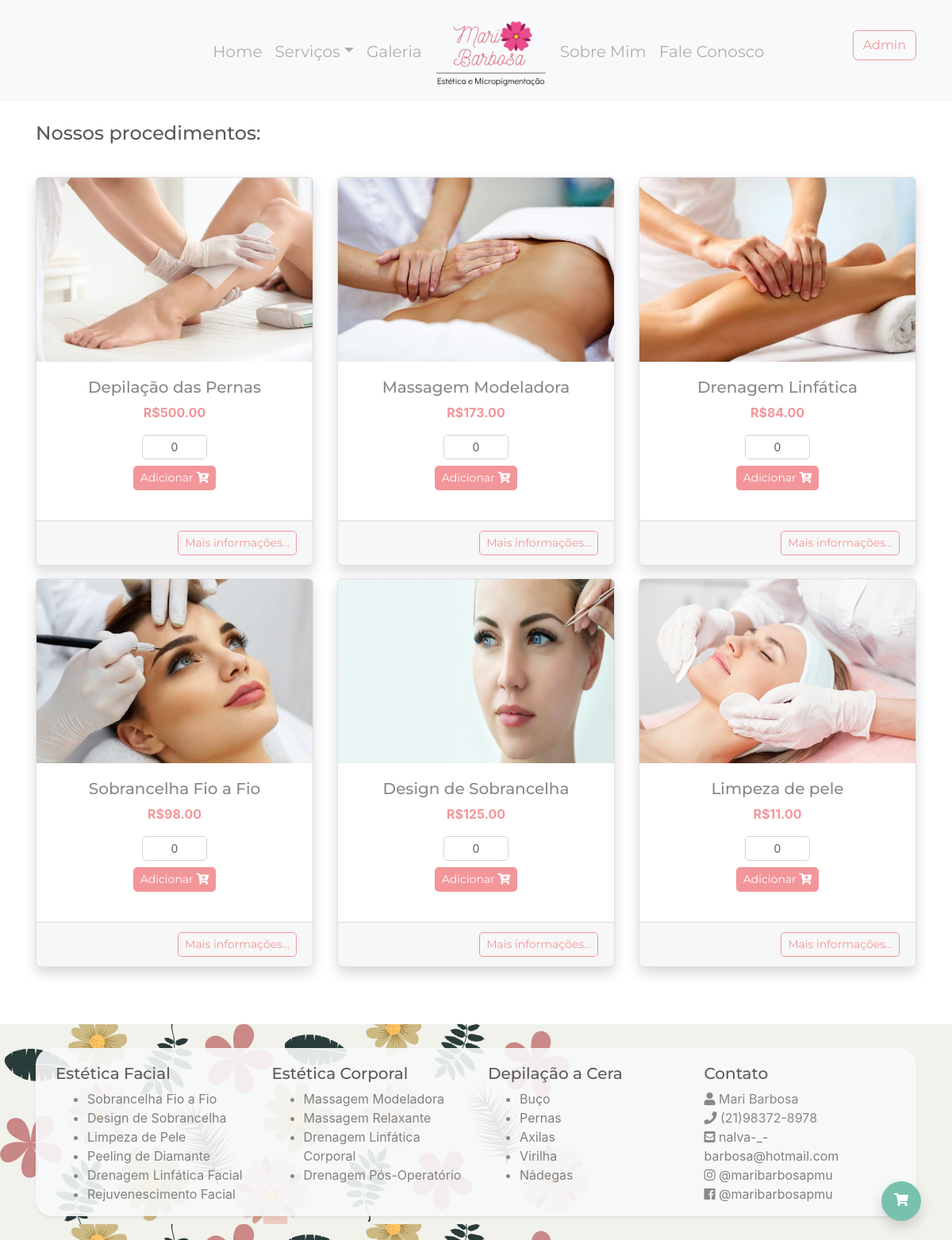
/pacotes (signed in), run on the app's committed database.
### meuSite/models.py (models this page shows, shortened)
class Servico(models.Model):
    tipo = models.ForeignKey(TipoServico, on_delete=models.CASCADE)
    nome = models.CharField('Servico', max_length=200, db_index=True)
    tag = models.SlugField('Tag', max_length=100, default=' ')
    imagem = models.CharField('Imagem', max_length=200)
    descricao = models.TextField(blank=True)
    user = models.ForeignKey(settings.AUTH_USER_MODEL,
                             related_name='servicos',
                             on_delete=models.DO_NOTHING,
                             null=True)
    preco = models.DecimalField('Preco', max_digits=10, decimal_places=2, default=0)
    class Meta:
        db_table = 'servico'
        ordering = ('nome',)

### meuSite/views.py (the view)
# urls.py: path('pacotes', views.pacotes, name='pacotes'),
def pacotes(request):
    servicos = Servico.objects.all().order_by('tipo__nome')
    paginator = Paginator(servicos, 6)
    pagina = request.GET.get('pagina')
    servicos_paginados = paginator.get_page(pagina)
    lista_de_forms = []
    user = request.user
    for servico in servicos_paginados:
        lista_de_forms.append(CarrinhoForm(initial={'quantidade': 0, 'servico_id': servico.id, 'user': user.id}))
    return render(request, 'pacotes.html', {'lista_forms': zip(servicos_paginados, lista_de_forms)})

### meuSite/templates/pacotes.html (shortened to what this page needs)
{% extends "base.html" %}
{% load static %}
{% block estilo %}
    <link rel="stylesheet" type="text/css" href="{% static 'css/pacotes.css' %}"/>
{% endblock estilo %}
{% block conteudo %}
    {% static "images" as baseUrl %}
    <div class="container mb-4" style="margin-top: 130px;">
        <h4 id="procedimentos" class="mb-0 pt-4 pb-4">Nossos procedimentos:</h4>
        <div class="row mb-4">
            {% for servico, form_servico in lista_forms %}
                <div class="col-md-6 col-lg-4 ">
                    <div class="card tamanho-card shadow mt-3">
                        <img class="card-img-top tamanho-foto-card" src="{{ baseUrl }}/{{ servico.imagem }}"
                             alt="servico-img">
                        <div class="card-body">
                            <div class="card-title text-center">
                                <h5>{{ servico.nome }}</h5>
                                <p class="text-secondary font-weight-bold">R${{ servico.preco }}</p>
                                <div class="row">
                                    <div class="offset-4 col-4">
                                        <form id="form" action="{% url 'estetica:adicionar_ao_carrinho' %}"
                                              method="POST" novalidate>
                                            {{ form_servico.quantidade }}
                                        </form>
                                    </div>
                                    <div class="col-12 pt-2">
                                        <button id="botao" class="btn btn-sm btn-secondary pt-1">Adicionar <i
                                                class="fas fa-cart-plus"></i></button>
                                    </div>
                                </div>
                            </div>
                        </div>
                        <div class="card-footer">
                            <div class="text-right">
                                <button class="btn btn-outline-secondary btn-sm"
                                        onclick="location.href='{% url 'estetica:facial' %}#{{ servico.tag }}';">
                                    Mais informações...
                                </button>
                            </div>
                        </div>
                    </div>
                </div>
            {% endfor %}
        </div>
        <div class='row' style='font-size: 14px;'>
            <div class='col-12 pt-4'>
            </div>
        </div>
    </div>
{% endblock conteudo %}

### meuSite/static/css/all.css (style rules this page uses)
.fa, .fas, .far, .fal, .fab { -moz-osx-font-smoothing: grayscale; -webkit-font-smoothing: antialiased; display: inline-block; font-style: normal; font-variant: normal; text-rendering: auto; line-height: 1; }
.fa-cart-plus:before { content: "\f217"; }
.fa, .fas { font-family: 'Font Awesome 5 Free'; font-weight: 900; }

### meuSite/static/css/pacotes.css (style rules this page uses)
.tamanho-foto-card { height: 232px; }
.tamanho-card { height: 490px; }

### data on the page
Servico: imagem (picture), nome "Depilação das Pernas", preco "500.00", quantidade "0"
Servico: imagem (picture), nome "Massagem Modeladora", preco "173.00", quantidade "0"
Servico: imagem (picture), nome "Drenagem Linfática", preco "84.00", quantidade "0"
Servico: imagem (picture), nome "Sobrancelha Fio a Fio", preco "98.00", quantidade "0"
Servico: imagem (picture), nome "Design de Sobrancelha", preco "125.00", quantidade "0"
Servico: imagem (picture), nome "Limpeza de pele", preco "11.00", quantidade "0"
